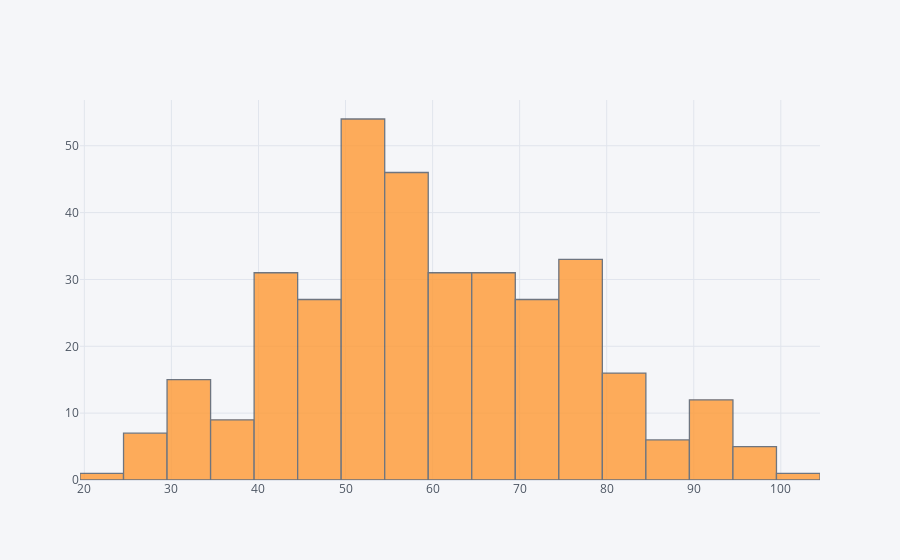

Here is the notebook cell this chart was saved with:
### Markdown cell above
Судя по данным в столбце при оценке использовалась 100-бальная система. Присутствует 6 пустых значений. Выбросов формально нет, но, по гистограмме видно, что если отбросить нулевые значения (которые достаточно много и которые, вероятно, являются ошибкой), то распределение станет примерно нормальным.

### Code cell
# посмотрим на распределение без нуля
score_not_0 = data.score.apply(lambda x: x if x>0 else np.nan)

display(score_not_0.describe())
score_not_0.iplot(kind = 'histogram')

### Figure 1 — Plotly figure (JSON) as saved in the notebook; plotly's stock layout.template omitted (floating-point values rounded to 4 significant figures; data arrays with more than 128 entries replaced by an {"elided": "..."} marker saying what was removed)
{"data": [{"histfunc": "count", "histnorm": "", "marker": {"color": "rgba(255, 153, 51, 1.0)", "line": {"color": "#4D5663", "width": 1.3}}, "name": "score", "opacity": 0.8, "orientation": "v", "type": "histogram", "x": {"elided": "395 int values"}}], "layout": {"barmode": "overlay", "legend": {"bgcolor": "#F5F6F9", "font": {"color": "#4D5663"}}, "paper_bgcolor": "#F5F6F9", "plot_bgcolor": "#F5F6F9", "title": {"font": {"color": "#4D5663"}}, "xaxis": {"gridcolor": "#E1E5ED", "showgrid": true, "tickfont": {"color": "#4D5663"}, "title": {"font": {"color": "#4D5663"}, "text": ""}, "zerolinecolor": "#E1E5ED"}, "yaxis": {"gridcolor": "#E1E5ED", "showgrid": true, "tickfont": {"color": "#4D5663"}, "title": {"font": {"color": "#4D5663"}, "text": ""}, "zerolinecolor": "#E1E5ED"}}}
